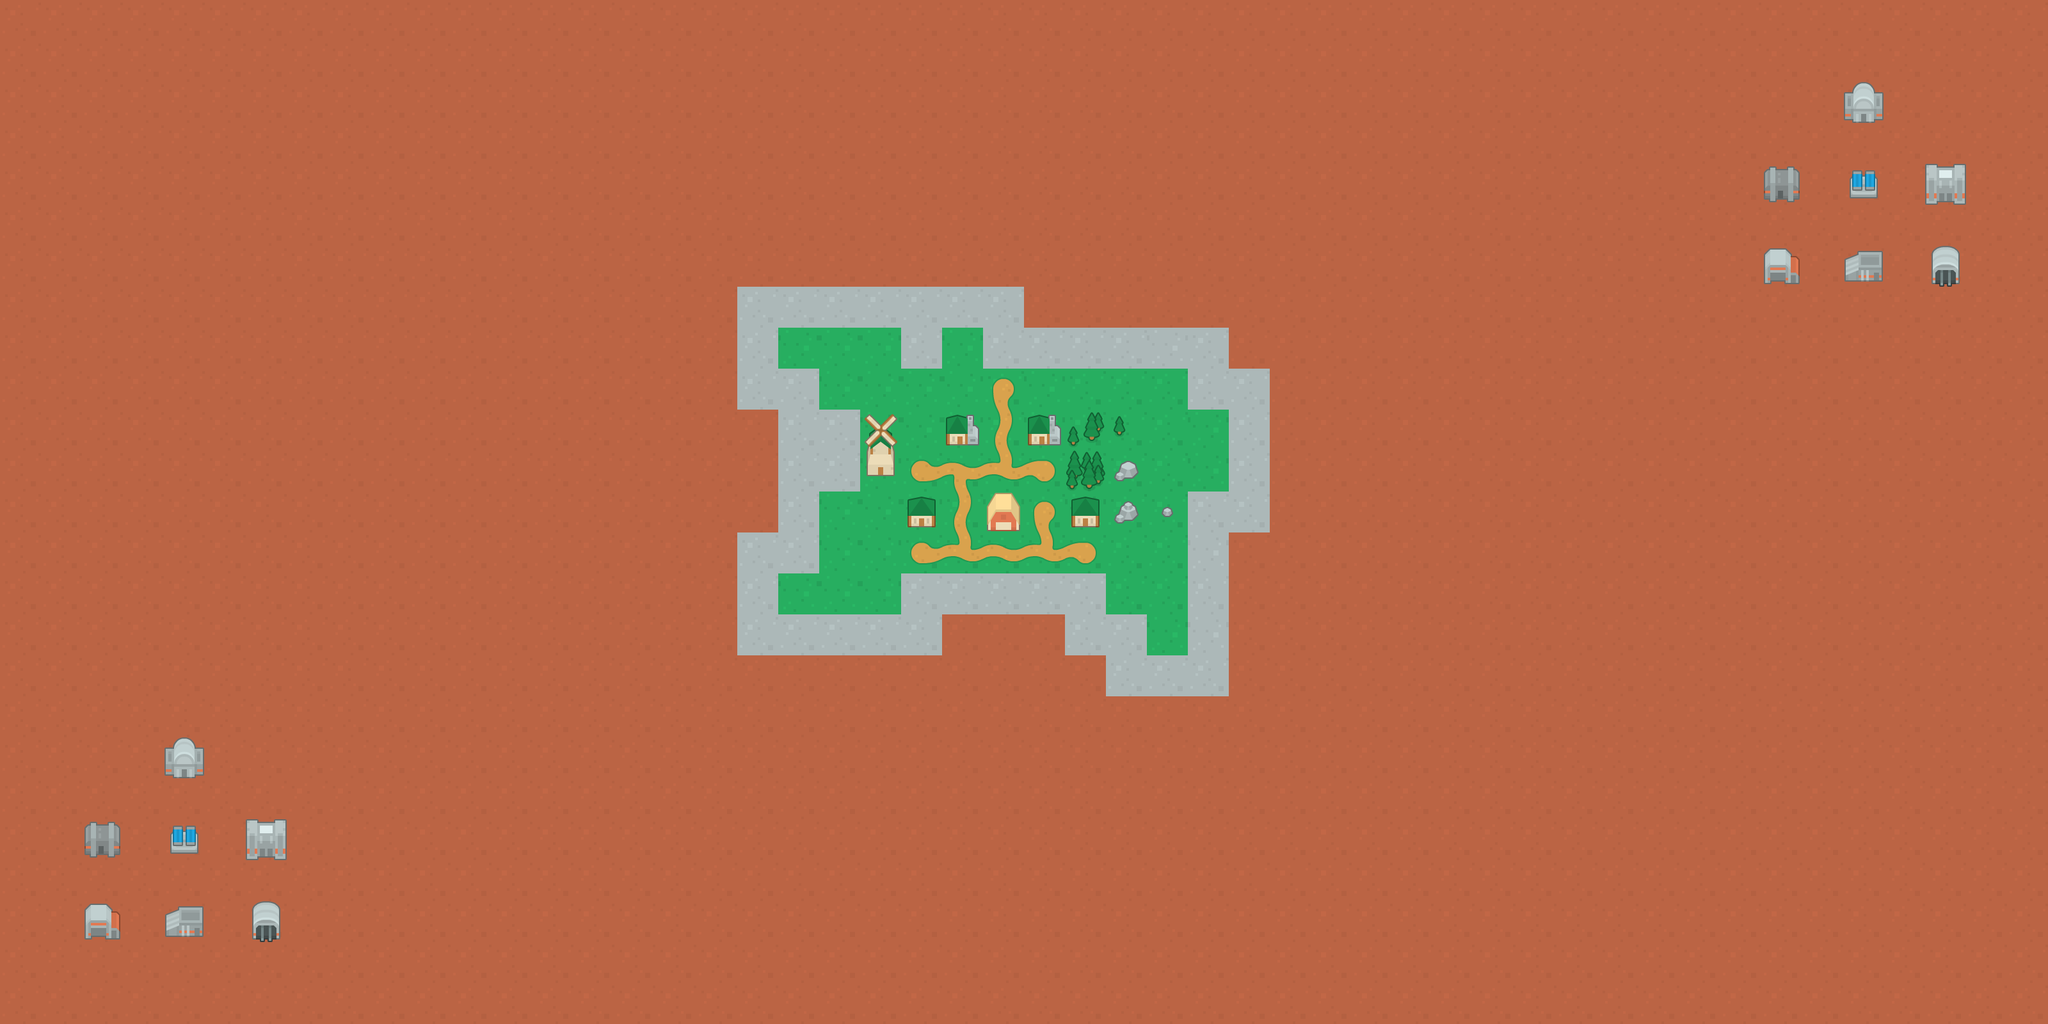

This is a level from a 2D game, rendered from its Tiled map with the project's own tilesets. A one-line summary and the map file follow, with tile-layer data summarised:
An orthogonal 50x25 tile map with 64x64 px tiles, 3 tile layers (surface, structure, farmhouse), 2 tilesets.

<map version="1.4" tiledversion="1.4.3" orientation="orthogonal" renderorder="right-down" width="50" height="25" tilewidth="64" tileheight="64" infinite="0" nextlayerid="4" nextobjectid="1">
 <tileset firstgid="1" source="tileset/scifi_tilesheet.tsx" />
 <tileset firstgid="127" source="tileset/medieval_tilesheet.tsx" />
 <layer id="1" name="surface" width="50" height="25">
  <data>[1250 cells, 1250 non-empty, 13 distinct tile ids]</data>
 </layer>
 <layer id="2" name="structure" width="50" height="25">
  <data>[1250 cells, 73 non-empty, 17 distinct tile ids]</data>
 </layer>
 <layer id="3" name="farmhouse" width="50" height="25">
  <data>[1250 cells, 1 non-empty, 1 distinct tile ids]</data>
 </layer>
</map>
